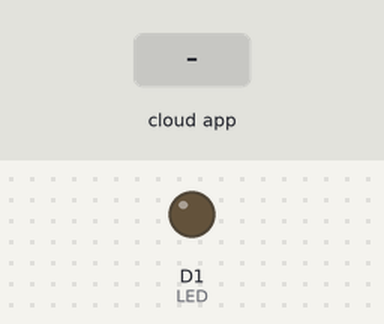
The sketch below on a simulated ESP8266 (NodeMCU). Shown: output pins drawn as LEDs (lit = HIGH). Inputs (shaded band) come from the test bench. WiFi joins after 1.5 s; servers stay silent unless stated; the Firebase database answers and starts empty; what the sketch prints to the serial monitor is not drawn.

Above: at 2.7 s.
2.8 s: the phone or cloud app sets LED_STATUS to 1
At 3.8 s:
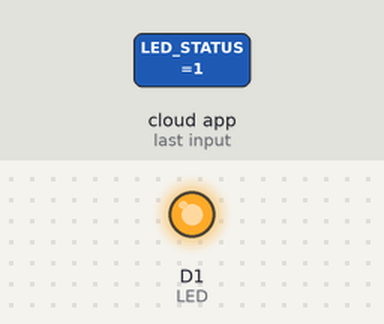
4.3 s: the phone or cloud app sets LED_STATUS to 0
At 5.0 s:
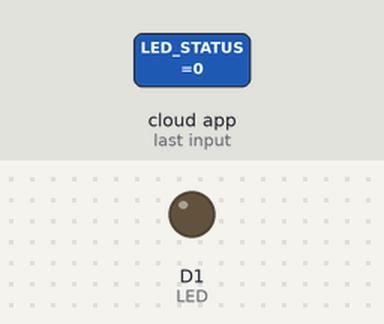
Timing chart, 0 to 7.3 s (numbered marks = the images above; inputs shaded):
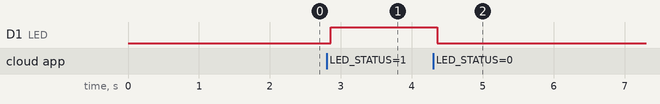

The sketch:

sketch_dec24a.ino
```cpp
#include <Arduino.h>
#include <ESP8266WiFi.h>
#include <Firebase_ESP_Client.h>

#include "addons/TokenHelper.h"
#include "addons/RTDBHelper.h"

// Wifi ayarları
#define WIFI_SSID "Anonymous"
#define WIFI_PASSWORD "Makarna52"

// FireBase
#define API_KEY "AIzaSyBnkuNGPicpGOb4Hv0EaMdtLwKu3FuU6WA"
#define DATABASE_URL "https://iotproje-d97e6-default-rtdb.europe-west1.firebasedatabase.app/"

FirebaseData firebase;

FirebaseAuth auth;
FirebaseConfig config;

#define LED D1
unsigned long sendDataPrevMillis = 0;
int intValue;
float floatValue;
bool signupOK = false;

void setup() {
  Serial.begin(115200);
  WiFi.begin(WIFI_SSID, WIFI_PASSWORD);
  pinMode(LED, OUTPUT);
  Serial.print("Connecting to Wi-Fi");
  while (WiFi.status() != WL_CONNECTED) {
    Serial.print(".");
    delay(300);
  }
  Serial.println();
  Serial.print("Connected with IP: ");
  Serial.println(WiFi.localIP());
  Serial.println();

  /* Assign the api key (required) */
  config.api_key = API_KEY;

  config.database_url = DATABASE_URL;

  if (Firebase.signUp(&config, &auth, "", "")) {
    Serial.println("Baglandi.");
    signupOK = true;
  }
  else {
    Serial.printf("%s\n", config.signer.signupError.message.c_str());
  }

  /* Assign the callback function for the long running token generation task */
  config.token_status_callback = tokenStatusCallback; //see addons/TokenHelper.h

  Firebase.begin(&config, &auth);
  Firebase.reconnectWiFi(true);
}

void loop() {
  if (Firebase.ready() && signupOK){
    if (Firebase.RTDB.getInt(&firebase, "/test/LED_STATUS")) {
      intValue = firebase.intData();
      if (intValue == 1) {
        digitalWrite(LED, HIGH);
      }
      else{
        digitalWrite(LED, LOW);
      }
    }
    else {
      Serial.println(firebase.errorReason());
    }
  }
}
```

Measured:
- after the input at 2.8 s, D1 (LED): LOW → HIGH after 0.05 s
- after the input at 4.3 s, D1 (LED): HIGH → LOW after 0.06 s
